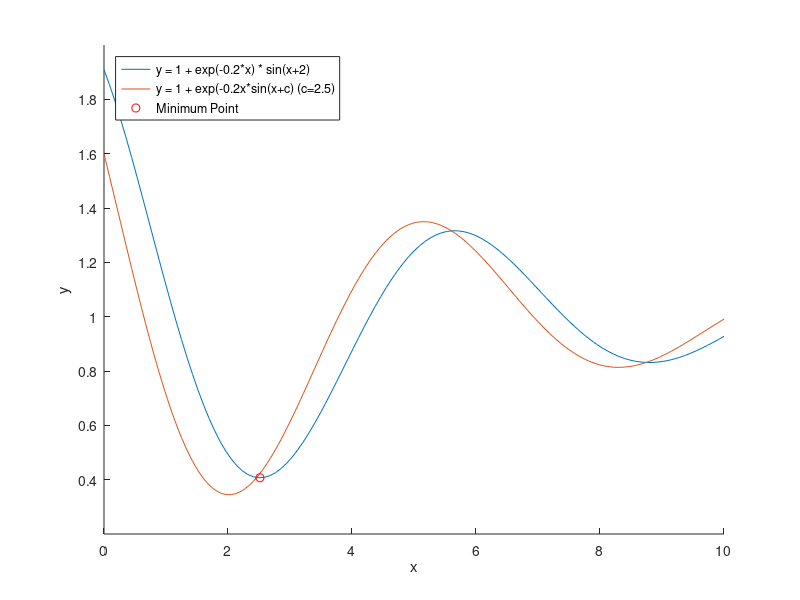

The MATLAB source for this figure:
f = @(x) 1 + exp(-0.2*x) * sin(x+2);
c=2.5;
fun_p=@(x)1+exp(-0.2*x).*sin(x+c);
[x_min, y_min] = fminbnd(f, 0, 10)
[x_min_parametric,y_min_parametric]=fminbnd(fun_p,0,10)
figure;
hold on;
fplot(f, [0, 10]);
fplot(fun_p,[0,10]);
plot(x_min, y_min, 'ro');
yticks(0.4:0.2:1.8);
xlabel('x');
ylabel('y');
legend('y = 1 + exp(-0.2*x) * sin(x+2)', 'y = 1 + exp(-0.2x*sin(x+c) (c=2.5)', 'Minimum Point', 'Location', 'northwest');
hold off;
